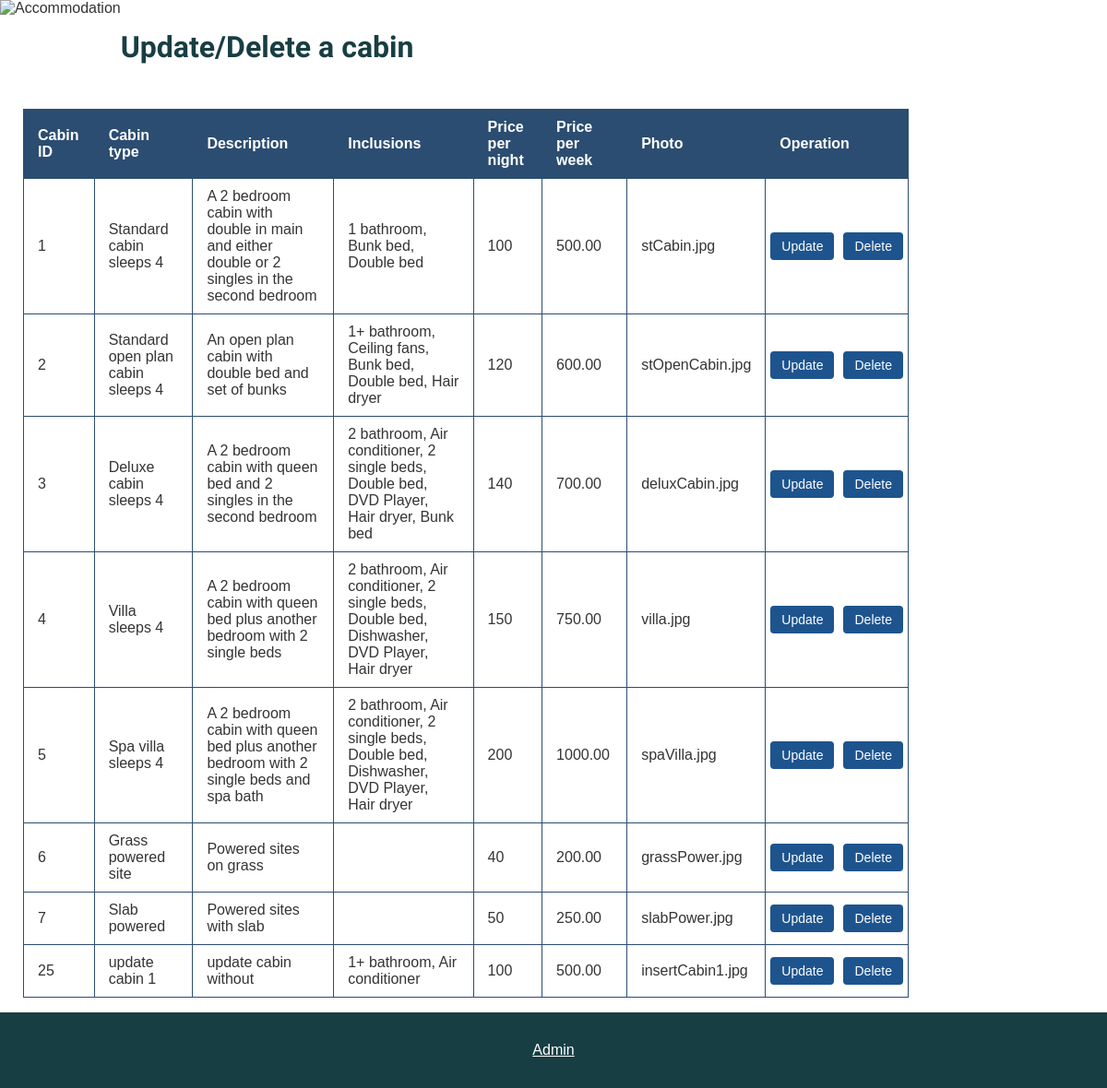
The page /view.php on the database its author committed.
### tables this page shows
CREATE TABLE `cabin` (
  `cabinID` bigint(20) NOT NULL,
  `cabinType` varchar(150) NOT NULL,
  `cabinDescription` varchar(255) DEFAULT NULL,
  `pricePerNight` bigint(10) NOT NULL,
  `pricePerWeek` decimal(10,2) NOT NULL,
  `photo` varchar(50) DEFAULT 'testCabin.jpg'
);

### view.php (the view, shortened to what this page needs)
<!doctype html>
<html lang="en">
  <head>
    <link href="style.css" rel="stylesheet" type="text/css">
</head>
<body>
  <header> <img src="images/accommodation.png" alt="Accommodation">
    <h1>Update/Delete a cabin</h1>
  </header>
  <main>
  <table style='border-collapse: collapse;width: 100%; margin: 5px 25px;width:80%;' >
    <tr style="background-color:#2B4D71; color:#fff;">
      <th style=' border: 1px solid #2B4D71; text-align: left; padding: 10px 15px;'>Cabin ID</th>
      <th style=' border: 1px solid #2B4D71; text-align: left; padding: 10px 15px; '>Cabin type</th>
      <th style=' border: 1px solid #2B4D71; text-align: left; padding: 10px 15px;'>Description</th>
      <th style=' border: 1px solid #2B4D71; text-align: left; padding: 10px 15px;'>Inclusions</th>
      <th style=' border: 1px solid #2B4D71; text-align: left; padding: 10px 15px;'>Price per night</th>
      <th style=' border: 1px solid #2B4D71; text-align: left; padding: 10px 15px;'>Price per week</th>
      <th style=' border: 1px solid #2B4D71; text-align: left; padding: 10px 15px;'>Photo</th>
      <th style=' border: 1px solid #2B4D71; text-align: left; padding: 10px 15px;' colspan="2">Operation</th>
    </tr>
<?php
     require ('db.php');
      $select = "SELECT cabin.*, GROUP_CONCAT(inclusion.incName SEPARATOR ', ') AS inclusions
      FROM cabin
      LEFT JOIN cabininclusion ON cabin.cabinID = cabininclusion.cabinID
      LEFT JOIN inclusion ON cabininclusion.incID = inclusion.incID
      GROUP BY cabin.cabinID";
      $query=mysqli_query($connection, $select);
      $num=mysqli_num_rows($query);
      if($num>0){
        while($result=mysqli_fetch_assoc($query)){?>
          <tr style=' border: 1px solid #2B4D71;  text-align: left;'>
            <td style=' border: 1px solid #2B4D71; text-align: left; padding: 10px 15px;'> <?=$result['cabinID'];?></td>
            <td style=' border: 1px solid #2B4D71; text-align: left; padding: 10px 15px;'><?=$result['cabinType'];?></td>
            <td style=' border: 1px solid #2B4D71; text-align: left; padding: 10px 15px;'><?=$result['cabinDescription'];?></td>
            <td style=' border: 1px solid #2B4D71; text-align: left; padding: 10px 15px;'><?=$result['inclusions'];?></td>
            <td style=' border: 1px solid #2B4D71; text-align: left; padding: 10px 15px;'><?=$result['pricePerNight'];?></td>
            <td style=' border: 1px solid #2B4D71; text-align: left; padding: 10px 15px;'><?=$result['pricePerWeek'];?></td>
            <td style=' border: 1px solid #2B4D71; text-align: left; padding: 10px 15px;'><?=$result['photo'];?></td>
            <td><a href='update.php?id=<?=$result['cabinID'];?>'
            style="margin: 0 5px; font-size: 14px; display: inline-block; padding: 5px 10px; background-color: #1E548E; color: #fff; text-decoration: none; border-radius: 4px; border: 2px solid #1E548E; text-align: center; cursor: pointer;">
            Update</a></td>
            <td><a href='delete.php?id=<?=$result['cabinID'];?>'
            style="margin: 0 5px; font-size: 14px; display: inline-block; padding: 5px 10px; background-color: #1E548E; color: #fff; text-decoration: none; border-radius: 4px; border: 2px solid #1E548E; text-align: center; cursor: pointer;">
            Delete</a></td></tr>
        <?php }}?>
  </table>
  </main>
  <footer>
    <a href="adminMenu.php">Admin</a>
   </footer>
</body>
</html>

### style.css (style rules this page uses)
* { margin: 0; padding: 0; box-sizing: border-box; }
body { font-family: Verdana, arial, sans-serif; color: #343434; }
h1, h2, h3, p, nav { font-family: Quando, arial, serif; color: #173e43; margin-top: 1em; margin-bottom: 1em; }
header { display: flex; flex-wrap: wrap; margin-bottom: 1em; }
footer { background-color: #173e43; color: white; text-align: center; padding: 2em; margin-top: 1em; }
footer a { color: white; }

### rows shown on the page
cabin: cabinID "1", cabinType "Standard cabin sleeps 4", cabinDescription "A 2 bedroom cabin with double in main and either double or 2 singles in the second bedroom", inclusions "1 bathroom, Bunk bed, Double bed", pricePerNight "100", pricePerWeek "500.00", photo "stCabin.jpg"
cabin: cabinID "2", cabinType "Standard open plan cabin sleeps 4", cabinDescription "An open plan cabin with double bed and set of bunks", inclusions "1+ bathroom, Ceiling fans, Bunk bed, Double bed, Hair dryer", pricePerNight "120", pricePerWeek "600.00", photo "stOpenCabin.jpg"
cabin: cabinID "3", cabinType "Deluxe cabin sleeps 4", cabinDescription "A 2 bedroom cabin with queen bed and 2 singles in the second bedroom", inclusions "2 bathroom, Air conditioner, 2 single beds, Double bed, DVD Player, Hair dryer, Bunk bed", pricePerNight "140", pricePerWeek "700.00", photo "deluxCabin.jpg"
cabin: cabinID "4", cabinType "Villa sleeps 4", cabinDescription "A 2 bedroom cabin with queen bed plus another bedroom with 2 single beds", inclusions "2 bathroom, Air conditioner, 2 single beds, Double bed, Dishwasher, DVD Player, Hair dryer", pricePerNight "150", pricePerWeek "750.00", photo "villa.jpg"
cabin: cabinID "5", cabinType "Spa villa sleeps 4", cabinDescription "A 2 bedroom cabin with queen bed plus another bedroom with 2 single beds and spa bath", inclusions "2 bathroom, Air conditioner, 2 single beds, Double bed, Dishwasher, DVD Player, Hair dryer", pricePerNight "200", pricePerWeek "1000.00", photo "spaVilla.jpg"
cabin: cabinID "6", cabinType "Grass powered site", cabinDescription "Powered sites on grass", pricePerNight "40", pricePerWeek "200.00", photo "grassPower.jpg"
cabin: cabinID "7", cabinType "Slab powered", cabinDescription "Powered sites with slab", pricePerNight "50", pricePerWeek "250.00", photo "slabPower.jpg"
cabin: cabinID "25", cabinType "update cabin 1", cabinDescription "update cabin without", inclusions "1+ bathroom, Air conditioner", pricePerNight "100", pricePerWeek "500.00", photo "insertCabin1.jpg"
